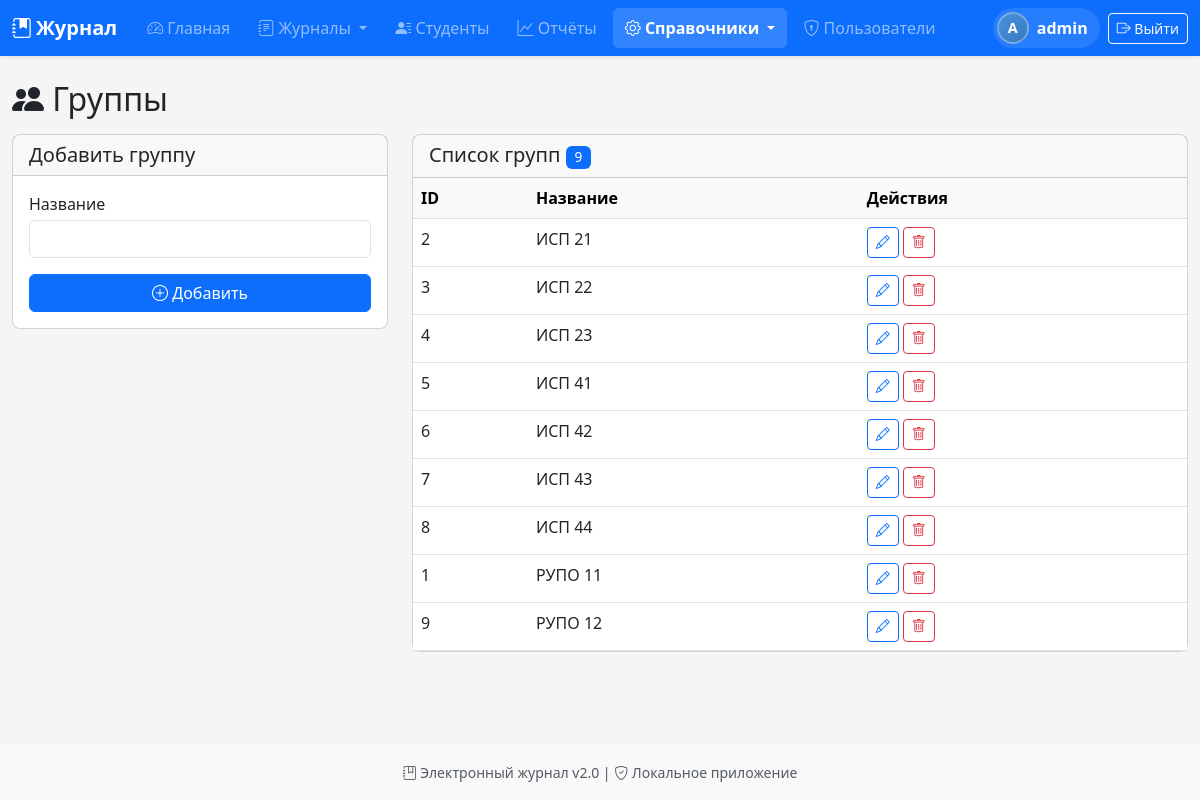
The app's page /groups (signed in) with its own data.
### tables this page shows
CREATE TABLE groups (
            id INTEGER PRIMARY KEY AUTOINCREMENT,
            name TEXT UNIQUE NOT NULL
        , code TEXT, academic_year_id INTEGER);

### routes.py (the view)
@main_bp.route('/groups')
@login_required
def groups():
    return render_template('groups.html', groups=Group.get_all())

### models.py (called while the page is built)
def get_db():
    conn = sqlite3.connect(Config.DATABASE)
    conn.row_factory = sqlite3.Row
    conn.execute("PRAGMA foreign_keys = ON")
    return conn

    @staticmethod
    def get_all():
        conn = get_db()
        groups = conn.execute("SELECT * FROM groups ORDER BY name").fetchall()
        conn.close()
        return groups

    @staticmethod
    def get_user_permissions(uid):
        conn = get_db()
        permissions = conn.execute('''
            SELECT p.code FROM permissions p
            JOIN user_permissions up ON p.id=up.permission_id
            WHERE up.user_id=?
        ''', (uid,)).fetchall()
        conn.close()
        return [p['code'] for p in permissions]

    @staticmethod
    def has_permission(uid, code):
        perms = Permission.get_user_permissions(uid)
        return code in perms

### routes.py (called while the page is built)
@main_bp.context_processor
def utility_processor():
    def has_permission(permission_code):
        if 'user_id' in session:
            return Permission.has_permission(session['user_id'], permission_code)
        return False
    def get_semesters(gsid):
        return GroupSubject.get_semesters(gsid)
    def get_hours(gsid, semester):
        return GroupSubject.get_hours(gsid, semester)
    return dict(
        has_permission=has_permission,
        get_semesters=get_semesters,
        get_hours=get_hours
    )

### templates/groups.html (shortened to what this page needs)
{% extends "base.html" %}
{% block content %}
<h2 class="mb-3"><i class="bi bi-people-fill"></i> Группы</h2>
<div class="row">
    <div class="col-md-4 mb-3">
        <div class="card">
            <div class="card-header"><h5 class="mb-0">Добавить группу</h5></div>
            <div class="card-body">
                <form method="POST" action="{{ url_for('main.add_group') }}">
                    <div class="mb-3"><label class="form-label">Название</label><input type="text" class="form-control no-emoji" name="name" required></div>
                    <button type="submit" class="btn btn-primary w-100"><i class="bi bi-plus-circle"></i> Добавить</button>
                </form>
            </div>
        </div>
    </div>
    <div class="col-md-8">
        <div class="card">
            <div class="card-header"><h5 class="mb-0">Список групп <span class="badge bg-primary">{{ groups|length }}</span></h5></div>
            <div class="card-body p-0">
                {% if groups %}
                <table class="table table-hover mb-0">
                    <thead class="table-light"><tr><th>ID</th><th>Название</th><th>Действия</th></tr></thead>
                    <tbody>
                        {% for g in groups %}
                        <tr>
                            <td>{{ g.id }}</td><td>{{ g.name }}</td>
                            <td>
                                <button class="btn btn-sm btn-outline-primary edit-btn" data-id="{{ g.id }}" data-name="{{ g.name }}" data-bs-toggle="modal" data-bs-target="#editModal"><i class="bi bi-pencil"></i></button>
                                <a href="{{ url_for('main.delete_group', gid=g.id) }}" class="btn btn-sm btn-outline-danger" onclick="return confirm('Удалить группу {{ g.name }}?')"><i class="bi bi-trash"></i></a>
                            </td>
                        </tr>
                        {% endfor %}
                    </tbody>
                </table>
                {% else %}<div class="text-center py-4 text-muted">Нет групп</div>{% endif %}
            </div>
        </div>
    </div>
</div>
{% endblock %}

### static/style.css (style rules this page uses)
body { background-color: #f5f5f5; min-height: 100vh; display: flex; flex-direction: column; }
.badge { font-size: 0.85rem; font-weight: 500; }
.btn { transition: all 0.15s ease; }
.card { border-radius: 8px; transition: transform 0.15s, box-shadow 0.15s; }
.form-label { font-weight: 500; margin-bottom: 0.25rem; }

### templates/base.html (style rules this page uses)
html { scroll-behavior: smooth; }
body { min-height: 100vh; display: flex; flex-direction: column; }

### records on screen
groups: id "2", name "ИСП 21"
groups: id "3", name "ИСП 22"
groups: id "4", name "ИСП 23"
groups: id "5", name "ИСП 41"
groups: id "6", name "ИСП 42"
groups: id "7", name "ИСП 43"
groups: id "8", name "ИСП 44"
groups: id "1", name "РУПО 11"
groups: id "9", name "РУПО 12"

### other values on screen
{{ session.username[0]|upper }} "A"
{{ session.username }} "admin"
{{ groups|length }} "9"
